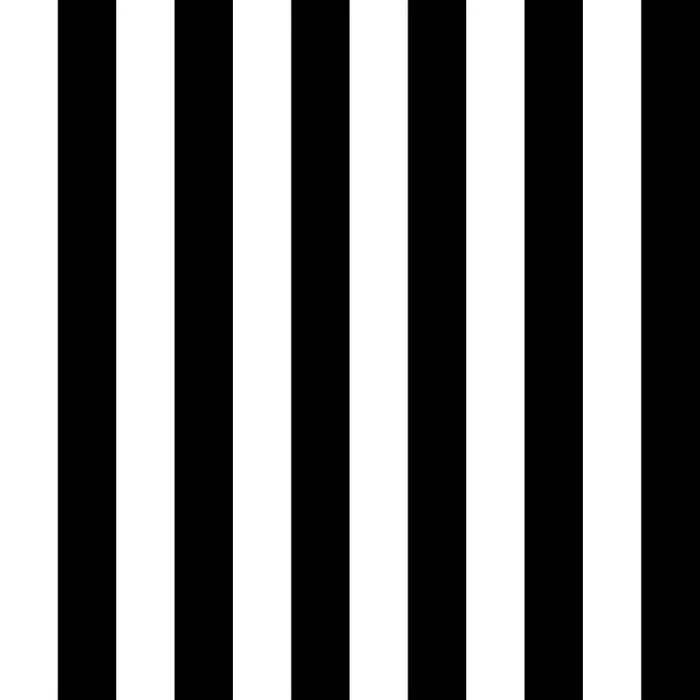
#> input picture scripts/basic_stripes.png, 700 x 700 px
$ python stripes.py
#> lines starting #> are read from the running program, lines starting #| are printed output that depends on the picture; after the words box and inside, x2 and y2 are one past the last pixel; in counts of white or black regions, pixels touching at a corner belong together
from PIL import Image
import numpy as np

im = Image.open('basic_stripes.png')
#> im is the input picture: PIL image 700x700 RGB; mean R, G, B 127.3, 127.3, 127.3
im = im.convert('RGBA')
#> im: PIL image 700x700 RGBA

data = np.array(im)   # "data" is a height x width x 4 numpy array
red, green, blue, alpha = data.T # Temporarily unpack the bands for readability
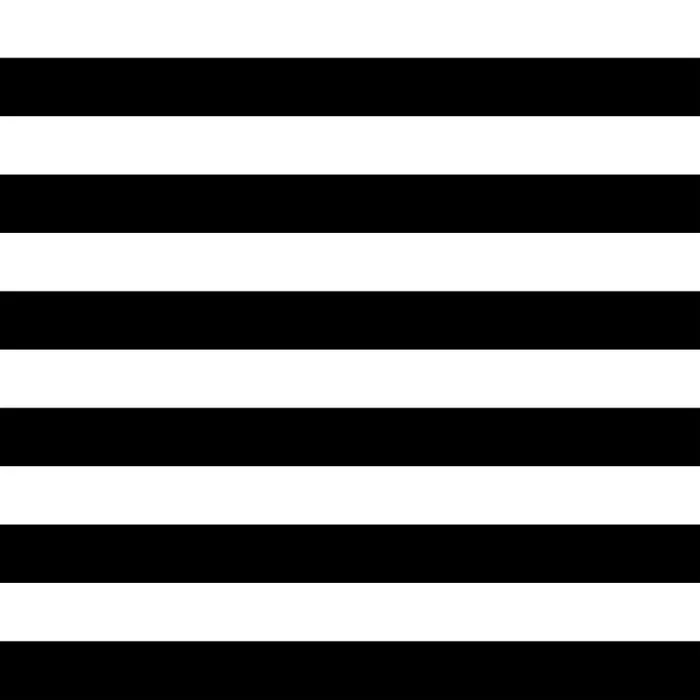
#> red: shape (700, 700); min 0, max 255, mean 127.3
#> alpha: shape (700, 700); every value is 255

# Replace white with red... (leaves alpha values alone...)
white_areas = (red == 255) & (blue == 255) & (green == 255)
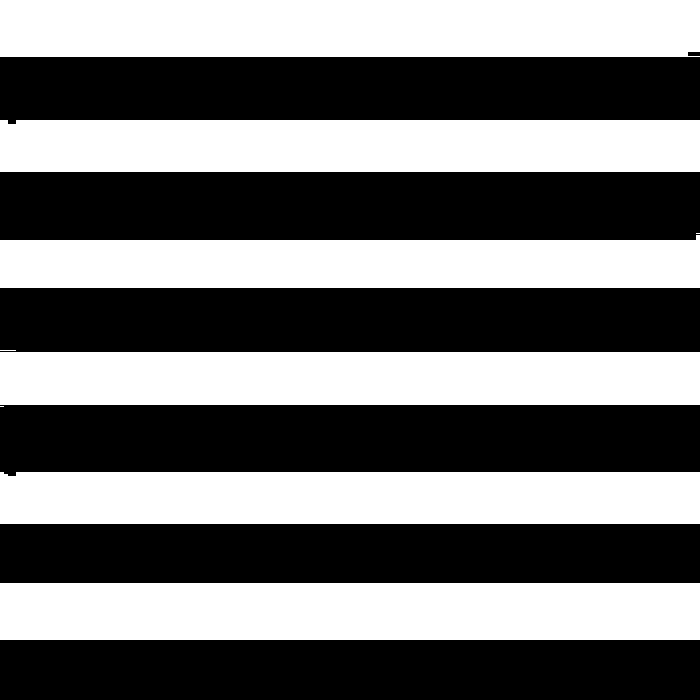
#> white_areas: shape (700, 700) bool; 45.6% white; 9 white regions (3 under 20 px), largest, box (x1, y1, x2, y2) and area: (0, 583, 700, 640) 39900, (0, 0, 700, 57) 39852, (0, 352, 700, 405) 37100, (0, 120, 700, 172) 36368, (0, 472, 700, 524) 36360, (0, 235, 700, 288) 33620
black_areas = (red == 0) & (blue == 0) & (green == 0)
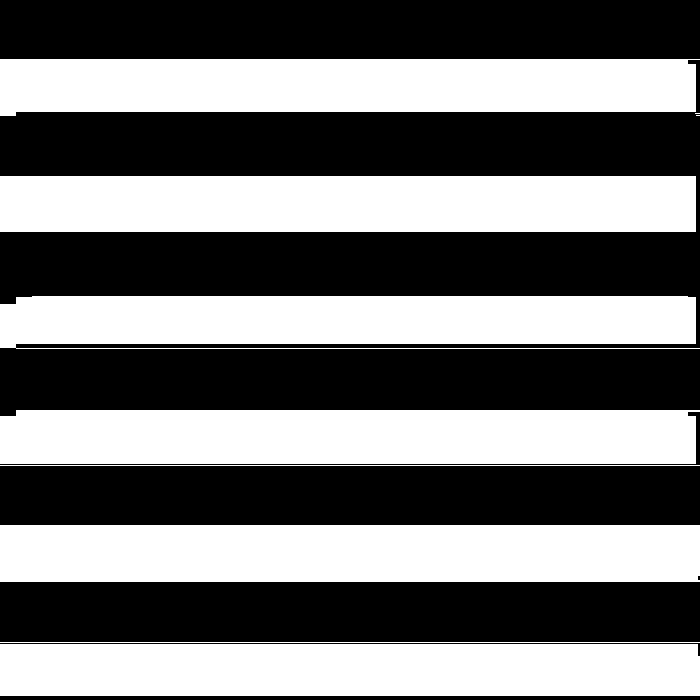
#> black_areas: shape (700, 700) bool; 45.9% white; 10 white regions (2 under 20 px), largest, box (x1, y1, x2, y2) and area: (0, 525, 700, 582) 39892, (0, 176, 696, 232) 38976, (0, 410, 700, 464) 37464
data[..., :-1][white_areas.T] = (251, 221, 80)
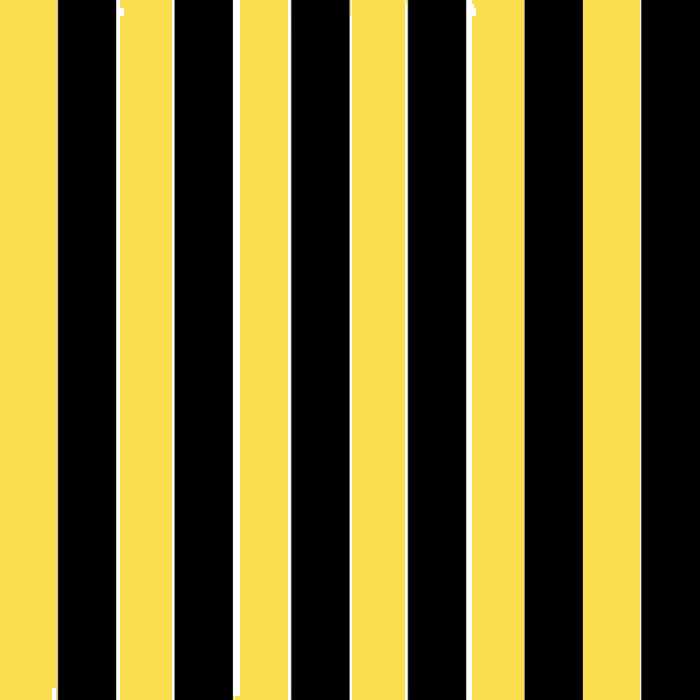
#> data: shape (700, 700, 4); mean R, G, B, A 125.5, 111.8, 47.6, 255
data[..., :-1][white_areas.T] = (230, 89, 94)
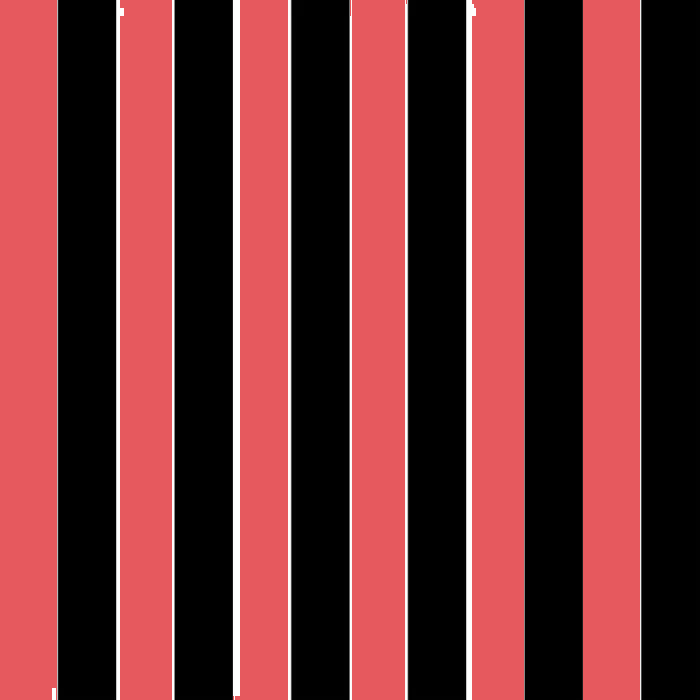
#> data: shape (700, 700, 4); mean R, G, B, A 115.9, 51.7, 53.9, 255

im2 = Image.fromarray(data)
im2.show()
